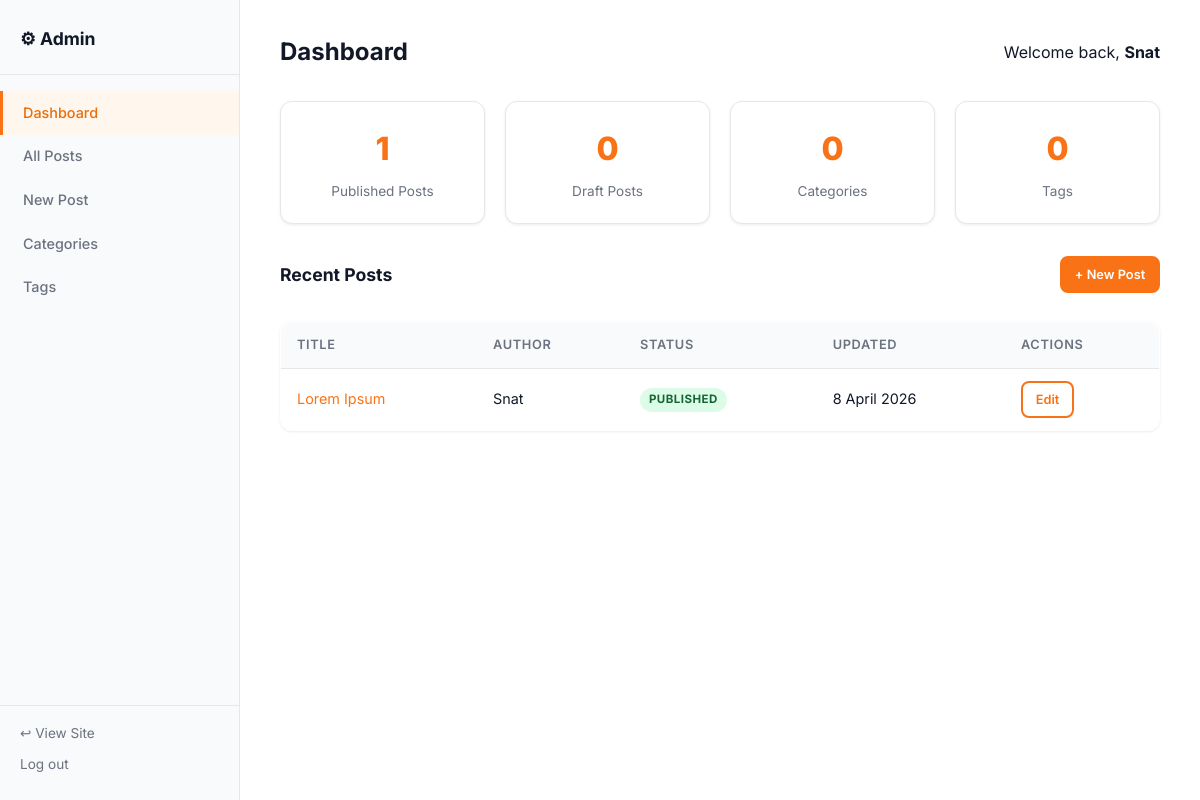
Page /admin/ (signed in) on the committed database.
### tables this page shows
CREATE TABLE users (
            id           INTEGER PRIMARY KEY AUTOINCREMENT,
            username     TEXT    NOT NULL UNIQUE,
            password     TEXT    NOT NULL,
            email        TEXT    NOT NULL UNIQUE,
            created_at   TEXT    NOT NULL DEFAULT (datetime('now'))
        );

CREATE TABLE posts (
            id             INTEGER PRIMARY KEY AUTOINCREMENT,
            title          TEXT    NOT NULL,
            slug           TEXT    NOT NULL UNIQUE,
            content        TEXT    NOT NULL DEFAULT '',
            excerpt        TEXT    NOT NULL DEFAULT '',
            featured_image TEXT,
            author_id      INTEGER NOT NULL REFERENCES users(id)       ON DELETE CASCADE,
            category_id    INTEGER          REFERENCES categories(id)  ON DELETE SET NULL,
            status         TEXT    NOT NULL DEFAULT 'draft'
                               CHECK(status IN ('published','draft')),
            created_at     TEXT    NOT NULL DEFAULT (datetime('now')),
            updated_at     TEXT    NOT NULL DEFAULT (datetime('now'))
        );

### functions.php (called while the page is built, shortened)
<?php
require_once __DIR__ . '/config.php';
function e(string $string): string
{
    return htmlspecialchars($string, ENT_QUOTES | ENT_SUBSTITUTE, 'UTF-8');
}
function formatDate(string $dateString, string $format = 'j F Y'): string
{
    $dt = new DateTime($dateString, new DateTimeZone('UTC'));
    return $dt->format($format);
}

### admin/auth.php (called while the page is built, shortened)
<?php
require_once dirname(__DIR__) . '/config.php';
require_once dirname(__DIR__) . '/functions.php';
function currentAdminUser(): ?array
{
    $id = (int) ($_SESSION['admin_id'] ?? 0);
    $stmt = getDB()->prepare("SELECT id, username, email FROM users WHERE id = :id");
    $stmt->execute([':id' => $id]);
    $row = $stmt->fetch();
    return $row ?: null;
}

### config.php (called while the page is built, shortened)
<?php
function getDB(): PDO
{
    static $pdo = null;
    if ($pdo === null) {
        $pdo = new PDO('sqlite:' . DB_FILE);
        $pdo->setAttribute(PDO::ATTR_ERRMODE,            PDO::ERRMODE_EXCEPTION);
        $pdo->setAttribute(PDO::ATTR_DEFAULT_FETCH_MODE, PDO::FETCH_ASSOC);
        $pdo->setAttribute(PDO::ATTR_EMULATE_PREPARES,   false);
        $pdo->exec('PRAGMA foreign_keys = ON;');
    }
    return $pdo;
}

### admin/index.php (the view, shortened to what this page needs)
<?php
require_once __DIR__ . '/auth.php';
$db = getDB();
function countPostsByStatus(PDO $db, string $status): int
{
    $stmt = $db->prepare("SELECT COUNT(*) FROM posts WHERE status = :status");
    $stmt->execute([':status' => $status]);
    return (int) $stmt->fetchColumn();
}
$statsPublished  = countPostsByStatus($db, 'published');
$statsDraft      = countPostsByStatus($db, 'draft');
$statsCategories = (int) $db->query("SELECT COUNT(*) FROM categories")->fetchColumn();
$statsTags       = (int) $db->query("SELECT COUNT(*) FROM tags")->fetchColumn();
$recentPosts = $db->query("
    SELECT p.id, p.title, p.slug, p.status, p.updated_at, u.username AS author_name
    FROM posts p
    LEFT JOIN users u ON u.id = p.author_id
    ORDER BY p.updated_at DESC
    LIMIT 5
")->fetchAll();
$admin = currentAdminUser();
$currentAdminPage = 'dashboard';
echo '<!DOCTYPE html><html lang="en"><head>';
echo '<link rel="stylesheet" href="' . SITE_URL . '/assets/css/style.css">';
echo '</head><body>';
?>
<div class="admin-layout">
    <?php require_once dirname(__DIR__) . '/templates/admin_nav.php'; ?>
    <div class="admin-content">
        <div class="admin-header">
            <h1>Dashboard</h1>
            <span>Welcome back, <strong><?= e($admin['username'] ?? 'Admin') ?></strong></span>
        </div>
        <div class="stats-grid">
            <div class="stat-card">
                <span class="stat-card__number"><?= $statsPublished ?></span>
                <div class="stat-card__label">Published Posts</div>
            </div>
            <div class="stat-card">
                <span class="stat-card__number"><?= $statsDraft ?></span>
                <div class="stat-card__label">Draft Posts</div>
            </div>
            <div class="stat-card">
                <span class="stat-card__number"><?= $statsCategories ?></span>
                <div class="stat-card__label">Categories</div>
            </div>
            <div class="stat-card">
                <span class="stat-card__number"><?= $statsTags ?></span>
                <div class="stat-card__label">Tags</div>
            </div>
        </div>
        <div class="admin-header" style="margin-top:1.5rem;">
            <h2 style="font-size:1.1rem;">Recent Posts</h2>
            <a href="<?= SITE_URL ?>/admin/create_post.php" class="btn btn--primary btn--sm">+ New Post</a>
        </div>
        <?php if (empty($recentPosts)): ?>
            <p style="color:var(--clr-text-muted);">No posts yet. <a href="<?= SITE_URL ?>/admin/create_post.php">Create your first post →</a></p>
        <?php else: ?>
            <table class="admin-table">
                <thead>
                    <tr>
                        <th>Title</th>
                        <th>Author</th>
                        <th>Status</th>
                        <th>Updated</th>
                        <th>Actions</th>
                    </tr>
                </thead>
                <tbody>
                    <?php foreach ($recentPosts as $p): ?>
                        <tr>
                            <td><a href="<?= SITE_URL ?>/post/<?= e($p['slug']) ?>"><?= e($p['title']) ?></a></td>
                            <td><?= e($p['author_name'] ?? '-') ?></td>
                            <td><span class="badge badge--<?= e($p['status']) ?>"><?= e($p['status']) ?></span></td>
                            <td><?= formatDate($p['updated_at']) ?></td>
                            <td>
                                <a href="<?= SITE_URL ?>/admin/edit_post.php?id=<?= (int)$p['id'] ?>" class="btn btn--sm btn--outline">Edit</a>
                            </td>
                        </tr>
                    <?php endforeach; ?>
                </tbody>
            </table>
        <?php endif; ?>
    </div>
</div>
</body></html>

### templates/admin_nav.php
<?php
$currentAdminPage ??= '';
$navItems = [
    'dashboard'   => ['label' => 'Dashboard',       'href' => '/admin/'],
    'posts'       => ['label' => 'All Posts',        'href' => '/admin/posts.php'],
    'create_post' => ['label' => 'New Post',         'href' => '/admin/create_post.php'],
    'categories'  => ['label' => 'Categories',       'href' => '/admin/categories.php'],
    'tags'        => ['label' => 'Tags',             'href' => '/admin/tags.php'],
];
?>
<nav class="admin-nav" aria-label="Admin navigation">
    <div class="admin-nav__brand">
        <a href="<?= SITE_URL ?>/admin/">&#9881; Admin</a>
    </div>
    <ul class="admin-nav__list">
        <?php foreach ($navItems as $key => $item): ?>
            <li class="admin-nav__item <?= $currentAdminPage === $key ? 'is-active' : '' ?>">
                <a href="<?= SITE_URL . $item['href'] ?>"><?= e($item['label']) ?></a>
            </li>
        <?php endforeach; ?>
    </ul>
    <div class="admin-nav__footer">
        <a href="<?= SITE_URL ?>" class="admin-nav__view-site">&#8617; View Site</a>
        <a href="<?= SITE_URL ?>/logout.php" class="admin-nav__logout">Log out</a>
    </div>
</nav>

### assets/css/style.css (style rules this page uses)
:root { --clr-bg: #ffffff; --clr-surface: #f9fafb; --clr-border: #e5e7eb; --clr-text: #111827; --clr-text-muted: #6b7280; --clr-accent: #f97316; --clr-accent-dark: #ea6c0a; --clr-accent-bg: #fff7ed; --font-body: 'Inter', 'Roboto', 'Open Sans', system-ui, sans-serif; --font-mono: 'Fira Code', 'Courier New', monospace; --radius-sm: 4px; --radius-md: 8px; --radius-lg: 12px; --shadow-sm: 0 1px 3px rgba(0,0,0,.08); --shadow-md: 0 4px 12px rgba(0,0,0,.10); --shadow-lg: 0 8px 24px rgba(0,0,0,.12); --transition: .2s ease; --container-width: 1120px; --container-pad: 1.25rem; }
*, *::before, *::after { box-sizing: border-box; margin: 0; padding: 0; }
html { scroll-behavior: smooth; -webkit-text-size-adjust: 100%; }
body { font-family: var(--font-body); font-size: 1rem; line-height: 1.7; color: var(--clr-text); background: var(--clr-bg); min-height: 100vh; display: flex; flex-direction: column; }
a { color: var(--clr-accent); text-decoration: none; transition: color var(--transition); }
ul, ol { list-style: none; }
.btn { display: inline-flex; align-items: center; gap: .375rem; padding: .6rem 1.25rem; border-radius: var(--radius-md); font-weight: 600; font-size: .9rem; border: 2px solid transparent; transition: background var(--transition), color var(--transition), border-color var(--transition); text-decoration: none; white-space: nowrap; }
.btn--primary { background: var(--clr-accent); color: #fff; border-color: var(--clr-accent); }
.btn--outline { background: transparent; color: var(--clr-accent); border-color: var(--clr-accent); }
.btn--sm { padding: .35rem .8rem; font-size: .8rem; }
.admin-layout { display: grid; grid-template-columns: 240px 1fr; min-height: calc(100vh - 60px); gap: 0; }
.admin-nav { background: var(--clr-surface); border-right: 1px solid var(--clr-border); display: flex; flex-direction: column; padding: 1.5rem 0; position: sticky; top: 0; height: 100vh; overflow-y: auto; }
.admin-nav__brand { padding: 0 1.25rem 1.25rem; border-bottom: 1px solid var(--clr-border); margin-bottom: 1rem; }
.admin-nav__brand a { font-size: 1.1rem; font-weight: 700; color: var(--clr-text); }
.admin-nav__list { flex: 1; }
.admin-nav__item a { display: block; padding: .6rem 1.25rem; color: var(--clr-text-muted); font-weight: 500; font-size: .9rem; border-left: 3px solid transparent; transition: background var(--transition), color var(--transition), border-color var(--transition); }
.admin-nav__item a:hover, .admin-nav__item.is-active a { background: var(--clr-accent-bg); color: var(--clr-accent-dark); border-color: var(--clr-accent); text-decoration: none; }
.admin-nav__footer { padding: 1rem 1.25rem 0; border-top: 1px solid var(--clr-border); margin-top: 1rem; display: flex; flex-direction: column; gap: .5rem; }
.admin-nav__view-site, .admin-nav__logout { font-size: .85rem; color: var(--clr-text-muted); }
.admin-content { padding: 2rem 2.5rem; flex: 1; }
.admin-header { display: flex; align-items: center; justify-content: space-between; margin-bottom: 1.75rem; gap: 1rem; flex-wrap: wrap; }
.admin-header h1 { font-size: 1.5rem; font-weight: 700; }
.stats-grid { display: grid; grid-template-columns: repeat(auto-fill, minmax(200px, 1fr)); gap: 1.25rem; margin-bottom: 2rem; }
.stat-card { background: var(--clr-bg); border: 1px solid var(--clr-border); border-radius: var(--radius-lg); padding: 1.25rem; text-align: center; box-shadow: var(--shadow-sm); }
.stat-card__number { font-size: 2rem; font-weight: 800; color: var(--clr-accent); display: block; }
.stat-card__label { font-size: .85rem; color: var(--clr-text-muted); margin-top: .25rem; }
.admin-table { width: 100%; border-collapse: collapse; font-size: .9rem; background: var(--clr-bg); border-radius: var(--radius-lg); overflow: hidden; box-shadow: var(--shadow-sm); border: 1px solid var(--clr-border); }
.admin-table th { background: var(--clr-surface); padding: .75rem 1rem; text-align: left; font-weight: 600; color: var(--clr-text-muted); font-size: .8rem; text-transform: uppercase; letter-spacing: .05em; border-bottom: 1px solid var(--clr-border); }
.admin-table td { padding: .75rem 1rem; vertical-align: middle; border-bottom: 1px solid var(--clr-border); }
.admin-table tr:last-child td { border-bottom: none; }
.badge { display: inline-block; padding: .15rem .55rem; border-radius: 999px; font-size: .72rem; font-weight: 700; text-transform: uppercase; letter-spacing: .04em; }
.badge--published { background: #dcfce7; color: #166534; }

### rows in the picture
users: username "Snat"
posts: title "Lorem Ipsum", author.username "Snat", status "PUBLISHED", updated_at "8 April 2026"

### other values in the picture
$item['label'] "Dashboard"
$item['label'] "All Posts"
$item['label'] "New Post"
$item['label'] "Categories"
$item['label'] "Tags"
$statsPublished "1"
$statsDraft "0"
$statsCategories "0"
$statsTags "0"
